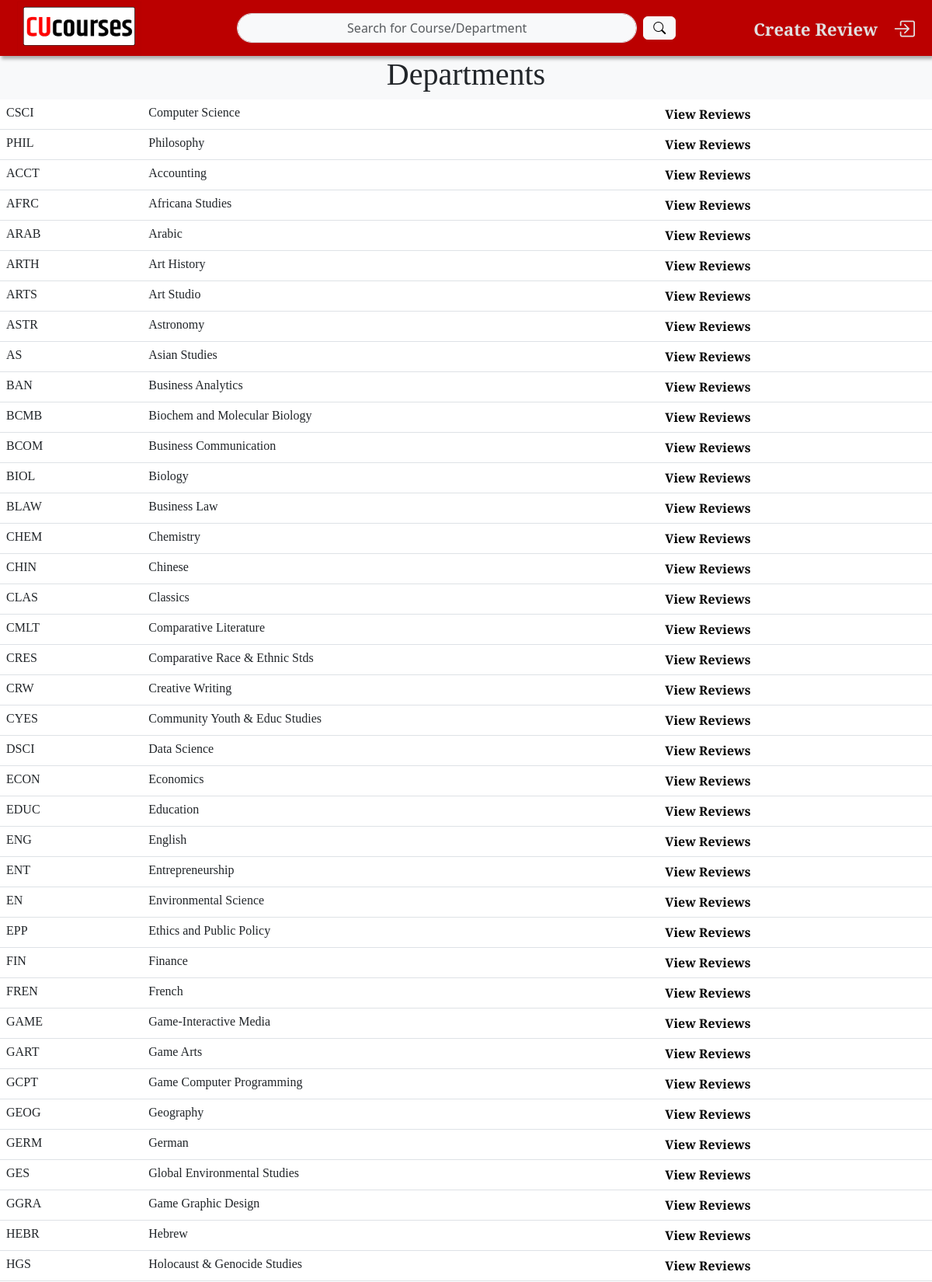
Screenshot of /departments/ (upper part) with the database file from the repository.
### reviews/models.py (models this page shows, shortened)
class department(models.Model):
    deptCode = models.CharField(max_length=10)
    deptName = models.CharField(max_length=40)

### reviews/views.py (the view)
# urls.py: path("departments/", deptView.as_view(), name='departments'),
class deptView(ListView):
    model = department
    context_object_name = "depts"
    template_name = "reviews/deptView.html"

### reviews/templates/reviews/deptView.html
<html>
    {% load static %}
    <link rel="stylesheet"  type="text/css" href="{% static 'allStyles.css' %}">
    <header>
        {% include "./navMenu.html" %}
    </header>
    <body>
        <div class="container-fluid-p-0 d-flex flex-column belowNav">
            <div class="text-center bg-light"><h1>Departments</h1></div>
            <table class="table bg-light">
                {% for dept in depts%}
                <tr>
                    <td>{{dept.deptCode}}</td>
                    <td>{{ dept.deptName }}</td>
                    <td><a class="view-button" href="{% url 'search_reviews' %}?search_terms={{ dept.deptCode }}&page=1">View Reviews</a></td>
                </tr>
                {% empty %}
                    <h3>No Departments?</h3>
                {% endfor %}
            </table>
        </div>
    </body>
</html>

### reviews/static/allStyles.css (style rules this page uses)
:root { --primary-color: rgb(187, 0, 0); --secondary-color: rgba(99, 99, 99, 0.69);; --tertiary-color: rgb(250, 255, 184); --primary-dark: rgb(95, 0, 0); --black: rgb(27, 27, 27); --white: rgb(255, 255, 255); --text-color: rgb(225, 225, 225); --darkgray: rgb(50,50,50); --lightgray: rgb(241, 241, 241); --gradient-vertical: linear-gradient(rgb(187, 0, 0), rgb(255, 255, 255)); --gradient-horizontal: linear-gradient(to right,rgb(187, 0, 0), rgb(255, 255, 255)); --shadow: 2px 4px 4px hsla(0, 0%, 0%, 0.305); --body-font: 'Source Serif Pro', Times, serif; --heading-font: 'Crimson Text', Times, serif; }
body { background-color: var(--white); }
h1, h2, h3, h4, h5, h6 { font-family: var(--heading-font); }
table { background-color: var(--lightgray); font-family: var(--body-font); border-collapse: separate; }
a { text-decoration: underline; color: var(--black); font-weight: bold; }
a.view-button { color: black; text-decoration: none; }
.belowNav { padding-top:9vh; background: rgb(241, 241, 241); }

### rows the page displays
department: deptCode "CSCI", deptName "Computer Science"
department: deptCode "PHIL", deptName "Philosophy"
department: deptCode "ACCT", deptName "Accounting"
department: deptCode "AFRC", deptName "Africana Studies"
department: deptCode "ARAB", deptName "Arabic"
department: deptCode "ARTH", deptName "Art History"
department: deptCode "ARTS", deptName "Art Studio"
department: deptCode "ASTR", deptName "Astronomy"
department: deptCode "AS", deptName "Asian Studies"
department: deptCode "BAN", deptName "Business Analytics"
department: deptCode "BCMB", deptName "Biochem and Molecular Biology"
department: deptCode "BCOM", deptName "Business Communication"
department: deptCode "BIOL", deptName "Biology"
department: deptCode "BLAW", deptName "Business Law"
department: deptCode "CHEM", deptName "Chemistry"
department: deptCode "CHIN", deptName "Chinese"
department: deptCode "CLAS", deptName "Classics"
department: deptCode "CMLT", deptName "Comparative Literature"
department: deptCode "CRES", deptName "Comparative Race & Ethnic Stds"
department: deptCode "CRW", deptName "Creative Writing"
department: deptCode "CYES", deptName "Community Youth & Educ Studies"
department: deptCode "DSCI", deptName "Data Science"
department: deptCode "ECON", deptName "Economics"
department: deptCode "EDUC", deptName "Education"
department: deptCode "ENG", deptName "English"
department: deptCode "ENT", deptName "Entrepreneurship"
department: deptCode "EN", deptName "Environmental Science"
department: deptCode "EPP", deptName "Ethics and Public Policy"
department: deptCode "FIN", deptName "Finance"
department: deptCode "FREN", deptName "French"
department: deptCode "GAME", deptName "Game-Interactive Media"
department: deptCode "GART", deptName "Game Arts"
department: deptCode "GCPT", deptName "Game Computer Programming"
department: deptCode "GEOG", deptName "Geography"
department: deptCode "GERM", deptName "German"
department: deptCode "GES", deptName "Global Environmental Studies"
department: deptCode "GGRA", deptName "Game Graphic Design"
department: deptCode "HEBR", deptName "Hebrew"
department: deptCode "HGS", deptName "Holocaust & Genocide Studies"
